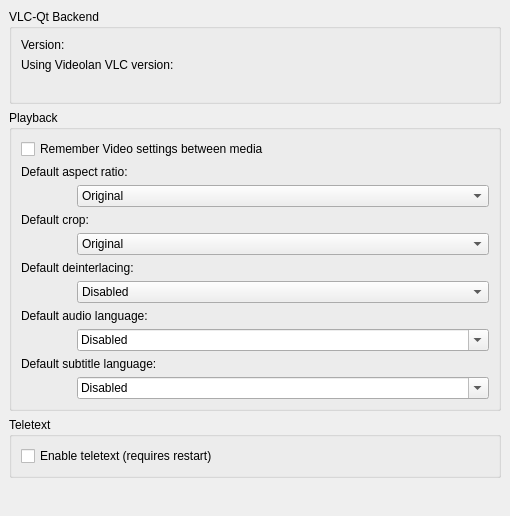
<?xml version="1.0" encoding="UTF-8"?>
<ui version="4.0">
 <class>SettingsBackend</class>
 <widget class="QWidget" name="SettingsBackend">
  <property name="geometry">
   <rect>
    <x>0</x>
    <y>0</y>
    <width>510</width>
    <height>516</height>
   </rect>
  </property>
  <property name="windowIcon">
   <iconset resource="../../../data/icons.qrc">
    <normaloff>:/icons/48x48/settings.png</normaloff>:/icons/48x48/settings.png</iconset>
  </property>
  <layout class="QVBoxLayout" name="verticalLayout">
   <property name="margin">
    <number>0</number>
   </property>
   <item>
    <widget class="QScrollArea" name="scrollArea">
     <property name="frameShape">
      <enum>QFrame::NoFrame</enum>
     </property>
     <property name="widgetResizable">
      <bool>true</bool>
     </property>
     <widget class="QWidget" name="scrollAreaWidgetContents">
      <property name="geometry">
       <rect>
        <x>0</x>
        <y>0</y>
        <width>494</width>
        <height>532</height>
       </rect>
      </property>
      <layout class="QVBoxLayout" name="verticalLayout_2">
       <item>
        <widget class="QGroupBox" name="groupBackend">
         <property name="title">
          <string>VLC-Qt Backend</string>
         </property>
         <layout class="QGridLayout" name="layoutVlcqtBox">
          <item row="0" column="0" rowspan="2">
           <widget class="QLabel" name="labelVlcqtVersion">
            <property name="text">
             <string>Version:</string>
            </property>
           </widget>
          </item>
          <item row="0" column="1" rowspan="5">
           <widget class="QLabel" name="labelVlcqtIcon">
            <property name="sizePolicy">
             <sizepolicy hsizetype="Maximum" vsizetype="Preferred">
              <horstretch>0</horstretch>
              <verstretch>0</verstretch>
             </sizepolicy>
            </property>
            <property name="pixmap">
             <pixmap resource="../../../data/icons.qrc">:/icons/48x48/vlc-qt.png</pixmap>
            </property>
            <property name="alignment">
             <set>Qt::AlignRight|Qt::AlignTrailing|Qt::AlignVCenter</set>
            </property>
           </widget>
          </item>
          <item row="2" column="0" rowspan="2">
           <widget class="QLabel" name="labelVlcVersion">
            <property name="text">
             <string>Using Videolan VLC version:</string>
            </property>
           </widget>
          </item>
          <item row="4" column="0">
           <widget class="QLabel" name="labelVlcVersionValue">
            <property name="text">
             <string/>
            </property>
           </widget>
          </item>
         </layout>
        </widget>
       </item>
       <item>
        <widget class="QGroupBox" name="groupPlayback">
         <property name="title">
          <string>Playback</string>
         </property>
         <layout class="QGridLayout" name="gridLayout">
          <item row="0" column="0" colspan="2">
           <widget class="QCheckBox" name="checkVideoSettings">
            <property name="text">
             <string>Remember Video settings between media</string>
            </property>
           </widget>
          </item>
          <item row="1" column="0" colspan="2">
           <widget class="QLabel" name="labelAspectRatio">
            <property name="text">
             <string>Default aspect ratio:</string>
            </property>
           </widget>
          </item>
          <item row="3" column="1">
           <widget class="QComboBox" name="comboAspectRatio">
            <property name="maxVisibleItems">
             <number>15</number>
            </property>
            <item>
             <property name="text">
              <string>Original</string>
             </property>
            </item>
           </widget>
          </item>
          <item row="4" column="0" colspan="2">
           <widget class="QLabel" name="labelCrop">
            <property name="text">
             <string>Default crop:</string>
            </property>
           </widget>
          </item>
          <item row="5" column="1">
           <widget class="QComboBox" name="comboCropRatio">
            <property name="maxVisibleItems">
             <number>15</number>
            </property>
            <item>
             <property name="text">
              <string>Original</string>
             </property>
            </item>
           </widget>
          </item>
          <item row="6" column="0" colspan="2">
           <widget class="QLabel" name="labelDeinterlacing">
            <property name="text">
             <string>Default deinterlacing:</string>
            </property>
           </widget>
          </item>
          <item row="7" column="1">
           <widget class="QComboBox" name="comboDeinterlacing">
            <item>
             <property name="text">
              <string>Disabled</string>
             </property>
            </item>
            <item>
             <property name="text">
              <string>Discard</string>
             </property>
            </item>
            <item>
             <property name="text">
              <string>Blend</string>
             </property>
            </item>
            <item>
             <property name="text">
              <string>Mean</string>
             </property>
            </item>
            <item>
             <property name="text">
              <string>Bob</string>
             </property>
            </item>
            <item>
             <property name="text">
              <string>Linear</string>
             </property>
            </item>
            <item>
             <property name="text">
              <string>X</string>
             </property>
            </item>
           </widget>
          </item>
          <item row="8" column="0" colspan="2">
           <widget class="QLabel" name="labelAudio">
            <property name="text">
             <string>Default audio language:</string>
            </property>
           </widget>
          </item>
          <item row="9" column="1">
           <widget class="QComboBox" name="comboAudio">
            <property name="editable">
             <bool>true</bool>
            </property>
            <item>
             <property name="text">
              <string>Disabled</string>
             </property>
            </item>
            <item>
             <property name="text">
              <string notr="true">English</string>
             </property>
            </item>
            <item>
             <property name="text">
              <string notr="true">Slovenščina / Slovenian </string>
             </property>
            </item>
            <item>
             <property name="text">
              <string notr="true">Deutsch / German</string>
             </property>
            </item>
            <item>
             <property name="text">
              <string notr="true">Hrvatski / Croatian</string>
             </property>
            </item>
            <item>
             <property name="text">
              <string>Other</string>
             </property>
            </item>
           </widget>
          </item>
          <item row="10" column="0" colspan="2">
           <widget class="QLabel" name="labelSub">
            <property name="text">
             <string>Default subtitle language:</string>
            </property>
           </widget>
          </item>
          <item row="11" column="1">
           <widget class="QComboBox" name="comboSub">
            <property name="editable">
             <bool>true</bool>
            </property>
            <item>
             <property name="text">
              <string>Disabled</string>
             </property>
            </item>
            <item>
             <property name="text">
              <string notr="true">English</string>
             </property>
            </item>
            <item>
             <property name="text">
              <string notr="true">Slovenščina / Slovenian </string>
             </property>
            </item>
            <item>
             <property name="text">
              <string notr="true">Deutsch / German</string>
             </property>
            </item>
            <item>
             <property name="text">
              <string notr="true">Hrvatski / Croatian</string>
             </property>
            </item>
            <item>
             <property name="text">
              <string>Other</string>
             </property>
            </item>
           </widget>
          </item>
          <item row="3" column="0">
           <widget class="QLabel" name="spacer">
            <property name="minimumSize">
             <size>
              <width>50</width>
              <height>0</height>
             </size>
            </property>
            <property name="maximumSize">
             <size>
              <width>50</width>
              <height>16777215</height>
             </size>
            </property>
            <property name="text">
             <string/>
            </property>
           </widget>
          </item>
         </layout>
        </widget>
       </item>
       <item>
        <widget class="QGroupBox" name="groupTeletext">
         <property name="title">
          <string>Teletext</string>
         </property>
         <layout class="QVBoxLayout" name="verticalLayout_3">
          <item>
           <widget class="QCheckBox" name="checkTeletext">
            <property name="text">
             <string>Enable teletext (requires restart)</string>
            </property>
           </widget>
          </item>
         </layout>
        </widget>
       </item>
       <item>
        <spacer name="verticalSpacer">
         <property name="orientation">
          <enum>Qt::Vertical</enum>
         </property>
         <property name="sizeHint" stdset="0">
          <size>
           <width>0</width>
           <height>0</height>
          </size>
         </property>
        </spacer>
       </item>
      </layout>
     </widget>
    </widget>
   </item>
  </layout>
 </widget>
 <resources>
  <include location="../../../data/icons.qrc"/>
 </resources>
 <connections/>
</ui>
